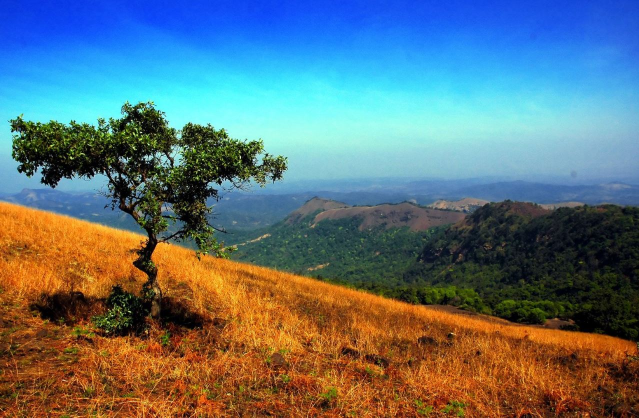
#> input picture img1.JPG, 1278 x 836 px, given in place of the camera (shown at 1/2 size)
$ python renkle_nesne_tespiti.py   (older library calls are emulated)
#> lines starting #> are read from the running program, lines starting #| are printed output that depends on the picture; after the words box and inside, x2 and y2 are one past the last pixel; in counts of white or black regions, pixels touching at a corner belong together
import cv2
import numpy as np
import matplotlib.pyplot as plt
from collections import deque

#nesne merkezine depolayacak veri tipi
buffer_size = 16
pts = deque(maxlen = buffer_size)

#mavi renk aralığı hsv

blueLower = (84,  98,  0)
blueUpper = (179, 255, 255)
#capture

cap = cv2.VideoCapture(0)
cap.set(3,960)
cap.set(4,480)


while True:

    success, imgOriginal = cap.read()
#> imgOriginal is the input picture: shape (836, 1278, 3); mean B, G, R 118.6, 113.4, 96

    if success:

        # blur
        blurred = cv2.GaussianBlur(imgOriginal, (11,11), 0)

        # hsv
        hsv = cv2.cvtColor(blurred, cv2.COLOR_BGR2HSV)
#> hsv: shape (836, 1278, 3); mean H, S, V 64.2, 166.3, 166.3
        cv2.imshow("HSV Image",hsv)

        # mavi için maske oluştur
        mask = cv2.inRange(hsv, blueLower, blueUpper)
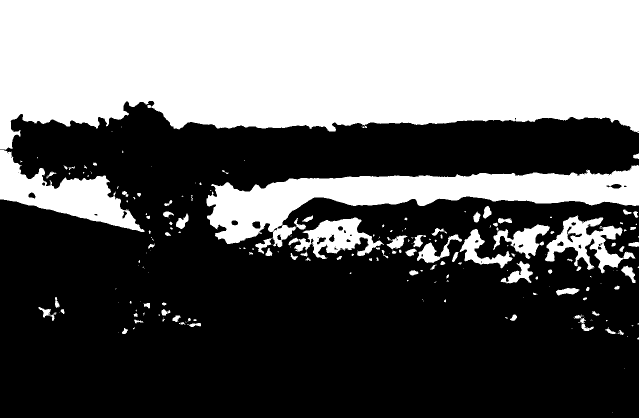
#> mask: shape (836, 1278) (shown at 1/2 size); 39.1% white; 223 white regions (131 under 20 px), largest, box (x1, y1, x2, y2) and area: (0, 0, 1278, 300) 313471, (413, 330, 1278, 495) 53481, (0, 300, 289, 464) 18172
        cv2.imshow("mask Image",mask)
        # maskenin etrafında kalan gürültüleri sil
        mask = cv2.erode(mask, None, iterations = 2)
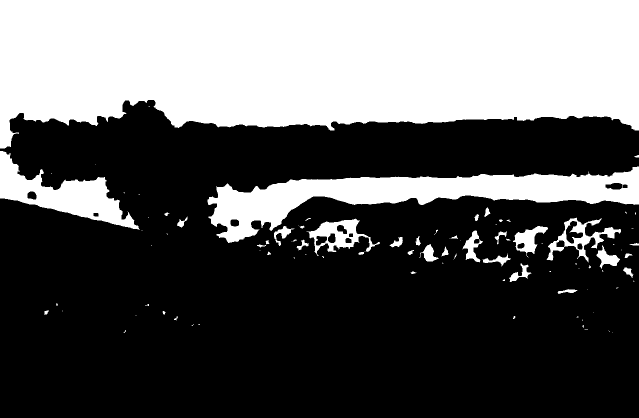
#> mask: shape (836, 1278) (shown at 1/2 size); 36.3% white; 94 white regions (54 under 20 px), largest, box (x1, y1, x2, y2) and area: (0, 0, 1278, 297) 309342, (415, 333, 1278, 486) 46682, (0, 302, 279, 460) 15765
        mask = cv2.dilate(mask, None, iterations = 2)
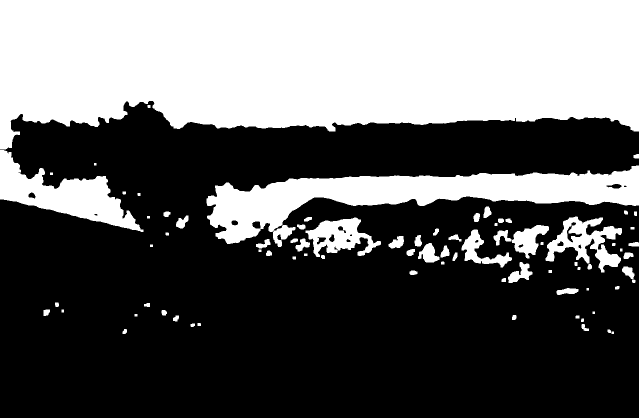
#> mask: shape (836, 1278) (shown at 1/2 size); 38.6% white; 80 white regions
        cv2.imshow("Mask + erozyon ve genisleme",mask)

        # farklı sürüm için
        # (_, contours,_) = cv2.findContours(mask.copy(), cv2.RETR_EXTERNAL, cv2.CHAIN_APPROX_SIMPLE)

        # kontur
        (contours,_) = cv2.findContours(mask.copy(), cv2.RETR_EXTERNAL, cv2.CHAIN_APPROX_SIMPLE)
#> contours = 80 contours, 4 with area under 20; largest, box (x1, y1, x2, y2) and area: (0, 0, 1278, 299) 311514, (413, 331, 1278, 494) 52430, (0, 300, 287, 464) 17667, (1091, 433, 1244, 545) 7233, (611, 435, 762, 514) 6021
        center = None

        if len(contours) > 0:

            # en buyuk konturu al
            c = max(contours, key = cv2.contourArea)
#> c = contour of 580 points, box (x1, y1, x2, y2) (0, 0, 1278, 299), area 311514

            # dikdörtgene çevir
            rect = cv2.minAreaRect(c)
#> rect = ((638.5, 149), (298, 1277), -90)

            ((x,y), (width,height), rotation) = rect
#> x = 638.5; y = 149; width = 298; height = 1277; rotation = -90

            s = "x: {}, y: {}, width: {}, height: {}, rotation: {}".format(np.round(x),np.round(y),np.round(width),np.round(height),np.round(rotation))
            print(s)
#| x: 638.0, y: 149.0, width: 298.0, height: 1277.0, rotation: -90.0

            # kutucuk
            box = cv2.boxPoints(rect)
#> box = [[1277, 298], [-9.12e-15, 298], [0, 0], [1277, 0]]
            box = np.int64(box)
#> box = [[1277, 298], [0, 298], [0, 0], [1277, 0]]

            # moment
            M = cv2.moments(c)
#> M = moments, m00 311514.5, centre m10/m00, m01/m00 = (637.1, 122.3)
            center = (int(M["m10"]/M["m00"]), int(M["m01"]/M["m00"]))
#> center = (637, 122)

            # konturu çizdir: sarı
            cv2.drawContours(imgOriginal, [box], 0, (0,255,255),2)

            # merkere bir tane nokta çizelim: pembe
            cv2.circle(imgOriginal, center, 5, (255,0,255),-1)
#> imgOriginal: shape (836, 1278, 3); mean B, G, R 117.3, 114.3, 97.3

            # bilgileri ekrana yazdır
            cv2.putText(imgOriginal, s, (25,50), cv2.FONT_HERSHEY_COMPLEX_SMALL, 1, (255,255,255), 2)
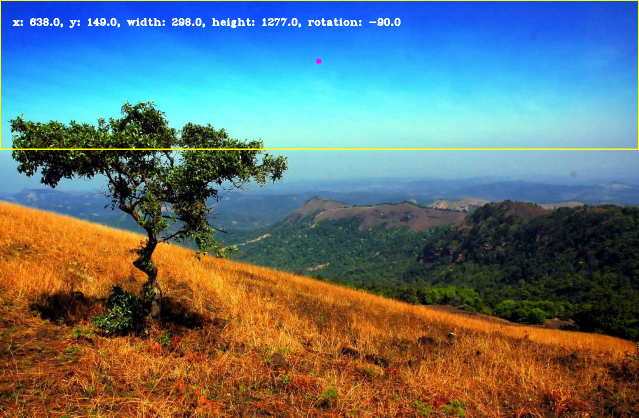
#> imgOriginal: shape (836, 1278, 3) (shown at 1/2 size); mean B, G, R 117.3, 115.1, 98.4

        #deque
        pts.appendleft(center)

        for i in range(1, len(pts)):

            if pts[i-1] is None or pts[i] is None: continue

            cv2.line(imgOriginal, pts[i-1], pts[i],(0,255,0),3) #

        cv2.imshow("Orijinal Tespit",imgOriginal)

    if cv2.waitKey(1) & 0xFF == ord("q"): break
#> (key q is pressed here)

$ run again, on NYC.jpg
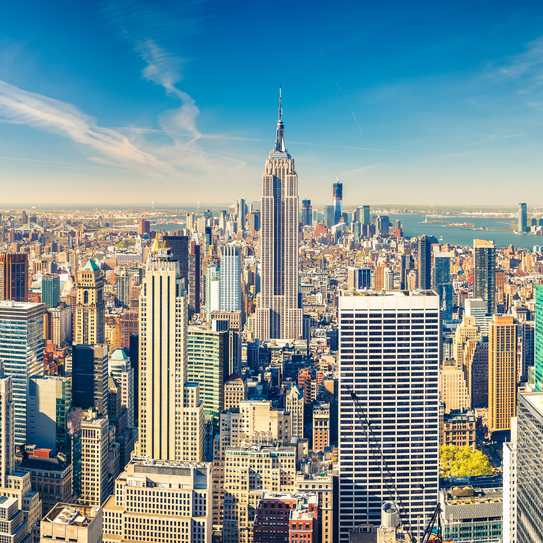
#> input picture NYC.jpg, 543 x 543 px, given in place of the camera
#> imgOriginal is the input picture: shape (543, 543, 3); mean B, G, R 150.2, 146.3, 122.6
#> hsv: shape (543, 543, 3); mean H, S, V 64.5, 95.3, 168.4
#> `mask = cv2.dilate(mask, None, iterations = 2)`:
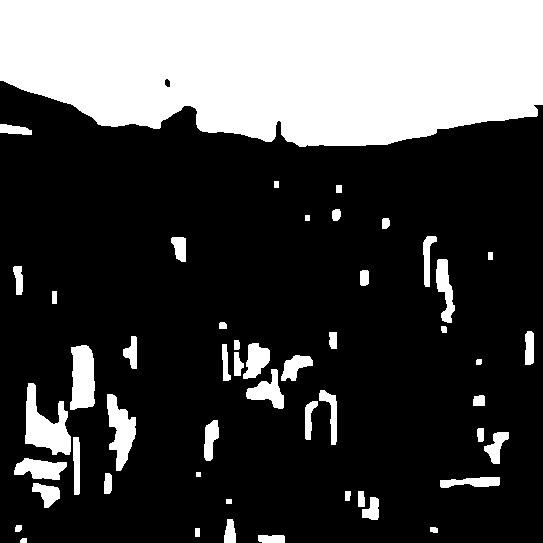
#> mask: shape (543, 543); 28.1% white; 51 white regions
#> contours = 51 contours, 1 with area under 20; largest, box (x1, y1, x2, y2) and area: (0, 0, 543, 147) 67527, (25, 383, 71, 455) 1663, (70, 345, 95, 410) 1270, (107, 394, 136, 471) 1140, (14, 458, 67, 480) 716
#> c = contour of 234 points, box (x1, y1, x2, y2) (0, 0, 543, 147), area 67527
#> rect = ((271, 73), (146, 542), -90)
#> x = 271; y = 73; width = 146; height = 542; rotation = -90
#| x: 271.0, y: 73.0, width: 146.0, height: 542.0, rotation: -90.0
#> `box = cv2.boxPoints(rect)`: box = [[542, 146], [-4.47e-15, 146], [0, 0], [542, 0]]
#> `box = np.int64(box)`: box = [[542, 146], [0, 146], [0, 0], [542, 0]]
#> M = moments, m00 67527, centre m10/m00, m01/m00 = (281.9, 63.42)
#> center = (281, 63)
#> `cv2.putText(imgOriginal, s, (25,50), cv2.FONT_HERSHEY_COMPLEX_SMALL, 1..`:
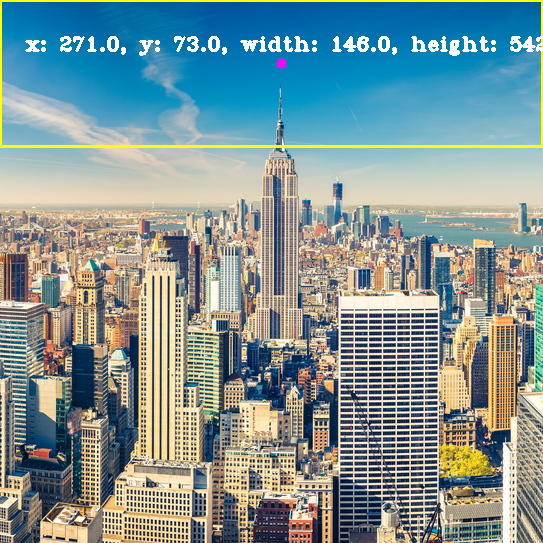
#> imgOriginal: shape (543, 543, 3); mean B, G, R 149.1, 148.9, 127.3
